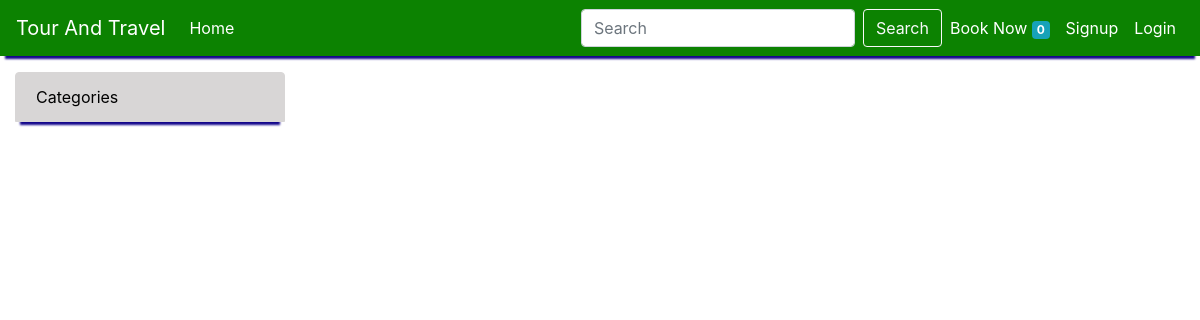
Page /tms on the earlier database version.
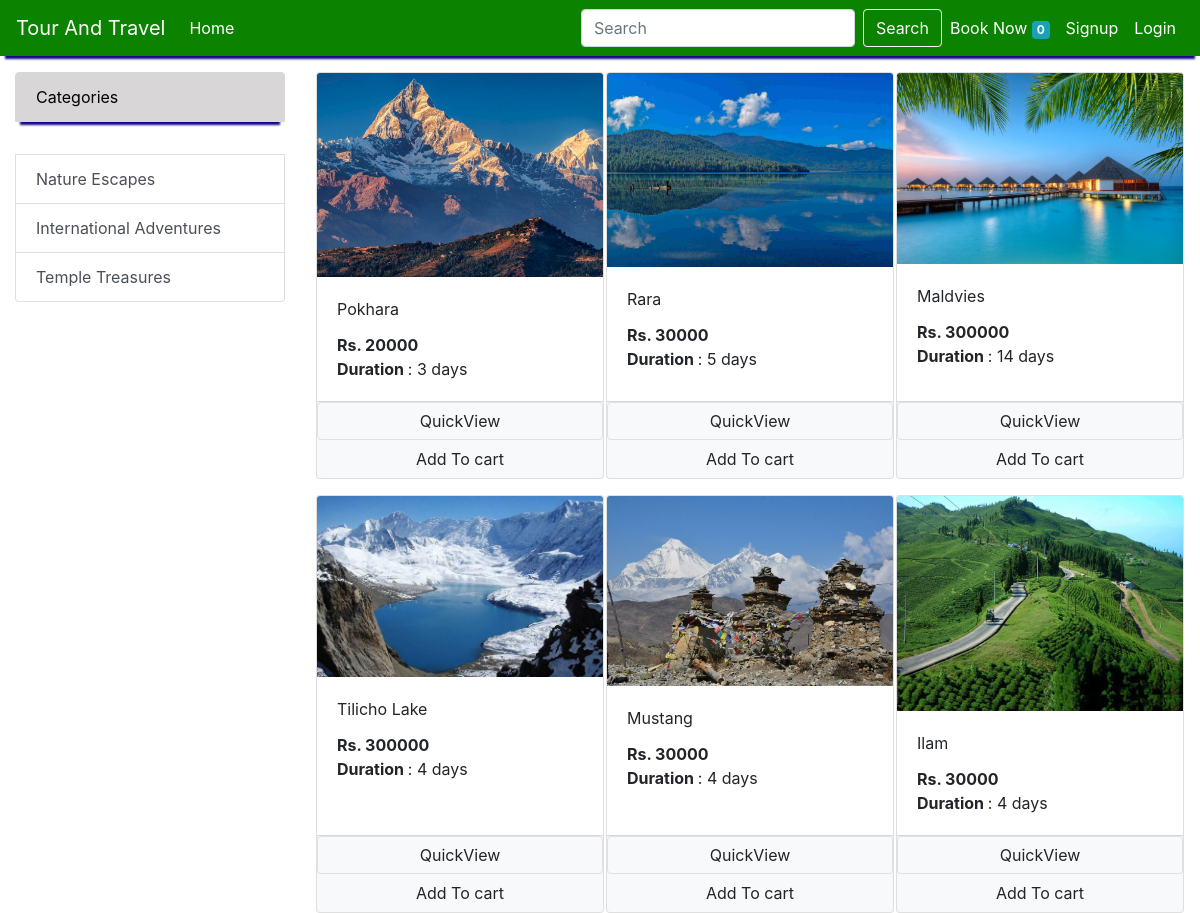
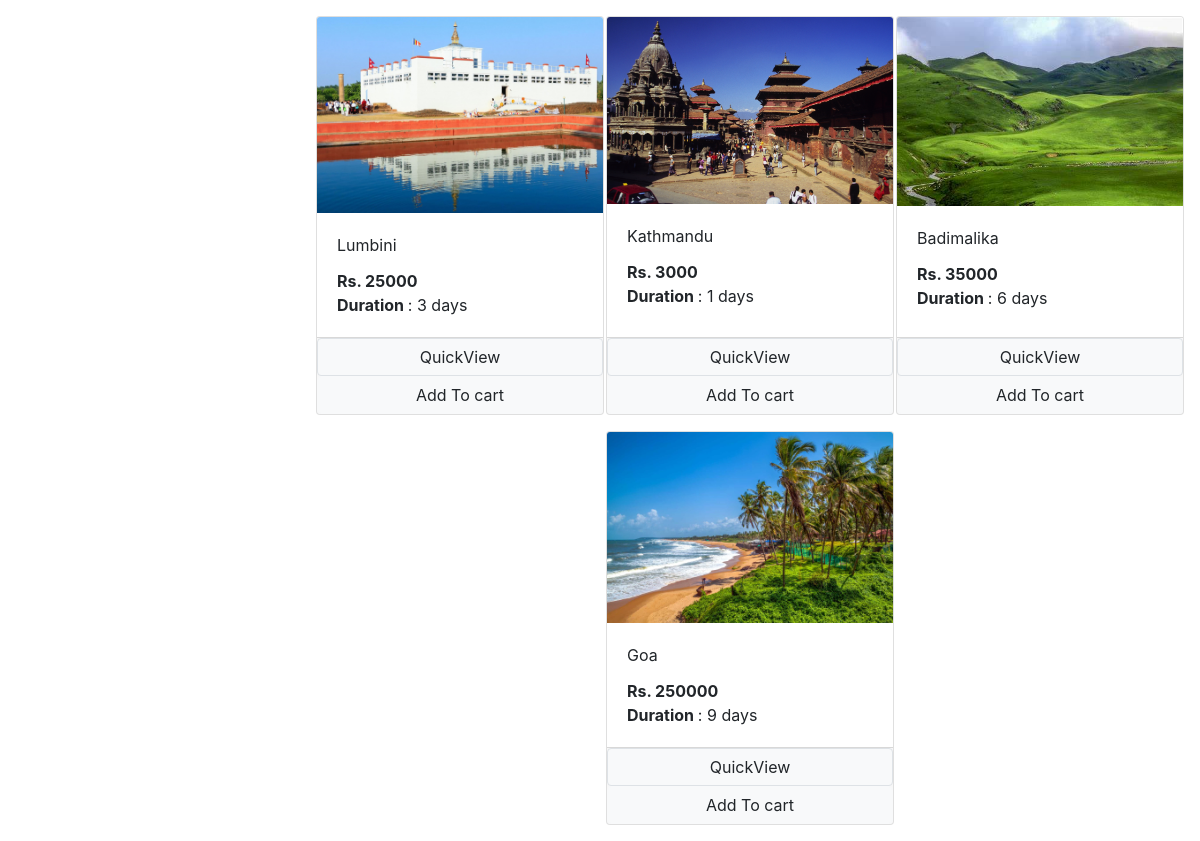
Same page on the later database version (2 pictures, top to bottom).
### tour_and_travel/models/category.py (models this page shows, shortened)
class Category(models.Model):
    name = models.CharField(max_length=50)
    @staticmethod  # it does not require an instance of class to be called
    def get_all_categories():  # to get all category. it is used in home.py
        return Category.objects.all()

### tour_and_travel/models/package.py (models this page shows, shortened)
class Package(models.Model):
    name = models.CharField(max_length=80)
    price = models.IntegerField(null=False)
    category = models.ForeignKey(Category, on_delete=models.CASCADE, default=1)
    description = models.CharField(max_length=2000, default='' , null=True , blank=True)
    duration=models.IntegerField(default=1)
    image = models.ImageField(upload_to='uploads/packages/')
    @staticmethod
    def get_all_packages(): #used in home.py
        return Package.objects.all()

### tour_and_travel/views/home.py (the view)
# urls.py: path('tms', store , name='tms'),
def store(request):
    cart = request.session.get('cart')
    if not cart:
        request.session['cart'] = {}
    packages = None
    categories = Category.get_all_categories() # it is used to get all category. method id defined in category.py
    categoryID = request.GET.get('category')
    if categoryID:
        packages = Package.get_all_packages_by_categoryid(categoryID) # defines in packages.py modles
    else:
        packages = Package.get_all_packages();  #defined in package.py view
    data = {}
    data['packages'] = packages
    data['categories'] = categories
    return render(request, 'index.html', data)

### tour_and_travel/templatetags/cart.py (called while the page is built)
@register.filter(name='is_in_cart')
def is_in_cart(package  , cart):
    keys = cart.keys()
    for id in keys:
        if int(id) == package.id:
            return True
    return False

### tour_and_travel/templatetags/custom_filter.py (called while the page is built)
@register.filter(name='currency')
def currency(number):
    return " Rs. "+str(number)

### tour_and_travel/templates/index.html (shortened to what this page needs)
{% extends 'base.html' %}
{% block content %}
{% load cart %}
{% load custom_filter %}
<div class="container-fluid mt-3">
	<div class="row">
		<div class="col-lg-3 mx-auto ">
			<div class="list-group">
				<a href="/" class="list-group-item list-group-item-action one-edge-shadow {% if not request.GET.category %}active{% endif %}">Categories</a>
				{% for category in categories %}
				<a href="/?category={{category.id}}"
					class="list-group-item list-group-item-action {% if request.GET.category == category.id|stringformat:'s' %}active{% endif %} ">{{category.name}}</a>
				{% endfor %}
			</div>
		</div>
		<div id='packages' class="col-lg-9 mx-auto">
			<div class="row mx-auto">
				{% for package in packages %}
				<div class="card mx-auto mb-3" id={{package.id}} style="width: 18rem;">
					<img class="card-img-top" src="{{package.image.url}}" alt="Card image cap">
					<div class="card-body">
						<p class="card-title">{{package.name}}</p>
						<p class="card-text"><b>Rs. {{package.price}}</b>
						<br><b>Duration </b>: {{package.duration}} days </p>
					</div>
					<div class="card-footer p-0 no-gutters">
						<div>
									<a href="/quickview/{{ package.id }}"
									id="qv{{ package.id }}"
									class="btn btn-light btn-block border"
									role="button"
									name="{{ package.id }}">QuickView</a>
						</div>
						{% if package|is_in_cart:request.session.cart %}
						<div class="row no-gutters">
							<form action="/#{{package.id}}" class="col-2 " method="post">
								{% csrf_token %}
								<input hidden type="text" name='package' value='{{package.id}}'>
								<input hidden type="text" name='remove' value='True'>
								<input type="submit" value=" - " class="btn btn-block btn-light border-right">
							</form>
							<div class="text-center col">{{package|cart_quantity:request.session.cart}} Person</div>
							<form action="/#{{package.id}}" class="col-2 " method="post">
								{% csrf_token %}
								<input hidden type="text" name='package' value='{{package.id}}'>
								<input type="submit" value=" + " class="btn btn-block btn-light border-left">
							</form>
						</div>
						{% else %}
						<form action="/#{{package.id}}" method="POST" class="btn-block">
							<input type="submit" class="float-right btn btn-light  form-control" value="Add To cart">
						</form>
						{% endif %}
					</div>
				</div>
				{% endfor %}
			</div>
		</div>
	</div>
</div>
{% endblock %}

### tour_and_travel/templates/base.html (shortened to what this page needs)
<!doctype html>
<html lang="en">
<head>
  <link rel="stylesheet" href="https://maxcdn.bootstrapcdn.com/bootstrap/4.0.0/css/bootstrap.min.css"
>
</head>
<body>
  <nav class="one-edge-shadow
  sticky-top navbar
  navbar-expand-lg
   navbar-light ">
    <a class="navbar-brand text-white" href="/">Tour And Travel</a>
    <div class="collapse navbar-collapse" id="navbarSupportedContent">
      <ul class="navbar-nav mr-auto">
        <li class="nav-item active">
          <a class="nav-link text-white" href="/">Home <span class="sr-only">(current)</span></a>
        </li>
      </ul>
      <ul class=" navbar-nav my-2 my-lg-0">
        <form  method='get' action="{% url 'search_results' %}" class="form-inline my-2 my-lg-0">
          <input class="form-control mr-sm-2" name="query" id="search" type="search" placeholder="Search" minlength="3" required aria-label="Search">
          <button class="btn btn-outline-light my-2 my-sm-0" type="submit">Search</button>
  </form>
        <li class="nav-item ">
          <a class="nav-link text-white" href="/cart">Book Now
            <span class="badge badge-info">{{request.session.cart.keys|length}}</span>
            <span class="sr-only">(current)</span></a>
        </li>
        {% if request.session.customer %}
        <li class="nav-item ">
          <a class="nav-link text-white" href="/booking">Booking History<span class="sr-only">(current)</span></a>
        </li>
        <li class="nav-item ">
          <a class="nav-link text-white" href="/profile">Profile<span class="sr-only">(current)</span></a>
        </li>
        <li class="nav-item ">
          <a class="nav-link text-white" href="/logout">Logout<span class="sr-only">(current)</span></a>
        </li>
        {% else %}
        <li class="nav-item ">
          <a class="nav-link text-white" href="/signup">Signup<span class="sr-only">(current)</span></a>
        </li>
        <li class="nav-item ">
          <a class="nav-link text-white" href="/login">Login<span class="sr-only">(current)</span></a>
        </li>
        {% endif %}
      </ul>
    </div>
  </nav>
    {% block content %}{% endblock %}
</body>
</html>

### tour_and_travel/templates/index.html (style rules this page uses)
.list-group-item.active { color: black !important; background-color: #d8d6d6 !important; border-color: #d8d6d6 !important; }

### tour_and_travel/templates/base.html (style rules this page uses)
nav { background-color: rgb(12, 130, 1); }
.one-edge-shadow { box-shadow: 0 8px 2px -5px rgb(19, 6, 139); }

Differences in the rows shown:
added Category: name "Nature Escapes"
added Category: name "International Adventures"
added Category: name "Temple Treasures"
added Package: {{ package.id }} 1 (drawn), image (picture), name "Pokhara", price "20000", duration "3"
added Package: image (picture), name "Rara", price "30000", duration "5"
added Package: image (picture), name "Maldvies", price "300000", duration "14"
added Package: image (picture), name "Tilicho Lake", price "300000", duration "4"
added Package: image (picture), name "Mustang", price "30000", duration "4"
added Package: image (picture), name "Ilam", price "30000", duration "4"
added Package: image (picture), name "Lumbini", price "25000", duration "3"
added Package: image (picture), name "Kathmandu", price "3000", duration "1"
added Package: image (picture), name "Badimalika", price "35000", duration "6"
added Package: image (picture), name "Goa", price "250000", duration "9"
